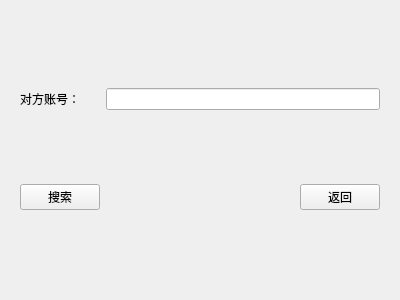
<?xml version="1.0" encoding="UTF-8"?>
<ui version="4.0">
 <class>AddFriendWidget</class>
 <widget class="QWidget" name="AddFriendWidget">
  <property name="geometry">
   <rect>
    <x>0</x>
    <y>0</y>
    <width>400</width>
    <height>300</height>
   </rect>
  </property>
  <property name="minimumSize">
   <size>
    <width>400</width>
    <height>300</height>
   </size>
  </property>
  <property name="maximumSize">
   <size>
    <width>400</width>
    <height>300</height>
   </size>
  </property>
  <property name="windowTitle">
   <string>Form</string>
  </property>
  <layout class="QGridLayout" name="gridLayout">
   <item row="0" column="0">
    <widget class="QStackedWidget" name="stackedWidget">
     <property name="minimumSize">
      <size>
       <width>378</width>
       <height>278</height>
      </size>
     </property>
     <property name="maximumSize">
      <size>
       <width>378</width>
       <height>278</height>
      </size>
     </property>
     <property name="currentIndex">
      <number>0</number>
     </property>
     <widget class="QWidget" name="page_3">
      <layout class="QGridLayout" name="gridLayout_3">
       <item row="0" column="0">
        <widget class="QLabel" name="label_2">
         <property name="text">
          <string>对方账号：</string>
         </property>
        </widget>
       </item>
       <item row="0" column="1" colspan="2">
        <widget class="QLineEdit" name="lineEditId"/>
       </item>
       <item row="1" column="0">
        <widget class="QPushButton" name="ButtonSearch">
         <property name="text">
          <string>搜索</string>
         </property>
        </widget>
       </item>
       <item row="1" column="1">
        <spacer name="horizontalSpacer_2">
         <property name="orientation">
          <enum>Qt::Horizontal</enum>
         </property>
         <property name="sizeHint" stdset="0">
          <size>
           <width>153</width>
           <height>20</height>
          </size>
         </property>
        </spacer>
       </item>
       <item row="1" column="2">
        <widget class="QPushButton" name="ButtonBack">
         <property name="text">
          <string>返回</string>
         </property>
        </widget>
       </item>
      </layout>
     </widget>
     <widget class="QWidget" name="page_4">
      <widget class="QLabel" name="label">
       <property name="geometry">
        <rect>
         <x>11</x>
         <y>11</y>
         <width>135</width>
         <height>16</height>
        </rect>
       </property>
       <property name="text">
        <string>成功，等待对方同意</string>
       </property>
      </widget>
      <widget class="QPushButton" name="ButtonOK">
       <property name="geometry">
        <rect>
         <x>140</x>
         <y>180</y>
         <width>93</width>
         <height>28</height>
        </rect>
       </property>
       <property name="text">
        <string>确认</string>
       </property>
      </widget>
     </widget>
     <widget class="QWidget" name="page">
      <property name="minimumSize">
       <size>
        <width>378</width>
        <height>278</height>
       </size>
      </property>
      <property name="maximumSize">
       <size>
        <width>378</width>
        <height>278</height>
       </size>
      </property>
      <layout class="QGridLayout" name="gridLayout_4">
       <item row="0" column="0" colspan="2">
        <widget class="QLabel" name="labelId">
         <property name="text">
          <string>id</string>
         </property>
        </widget>
       </item>
       <item row="1" column="0" colspan="2">
        <widget class="QLabel" name="labelNick">
         <property name="text">
          <string>nick</string>
         </property>
        </widget>
       </item>
       <item row="2" column="0" colspan="2">
        <widget class="QLabel" name="labelSex">
         <property name="text">
          <string>sex</string>
         </property>
        </widget>
       </item>
       <item row="3" column="0" colspan="2">
        <widget class="QLabel" name="labelsign">
         <property name="text">
          <string>sign</string>
         </property>
        </widget>
       </item>
       <item row="4" column="0">
        <widget class="QPushButton" name="ButtonSure">
         <property name="text">
          <string>确认添加</string>
         </property>
        </widget>
       </item>
       <item row="4" column="1">
        <spacer name="horizontalSpacer">
         <property name="orientation">
          <enum>Qt::Horizontal</enum>
         </property>
         <property name="sizeHint" stdset="0">
          <size>
           <width>153</width>
           <height>20</height>
          </size>
         </property>
        </spacer>
       </item>
       <item row="4" column="2">
        <widget class="QPushButton" name="ButtonBack2">
         <property name="text">
          <string>返回</string>
         </property>
        </widget>
       </item>
      </layout>
     </widget>
    </widget>
   </item>
  </layout>
 </widget>
 <resources/>
 <connections/>
</ui>
